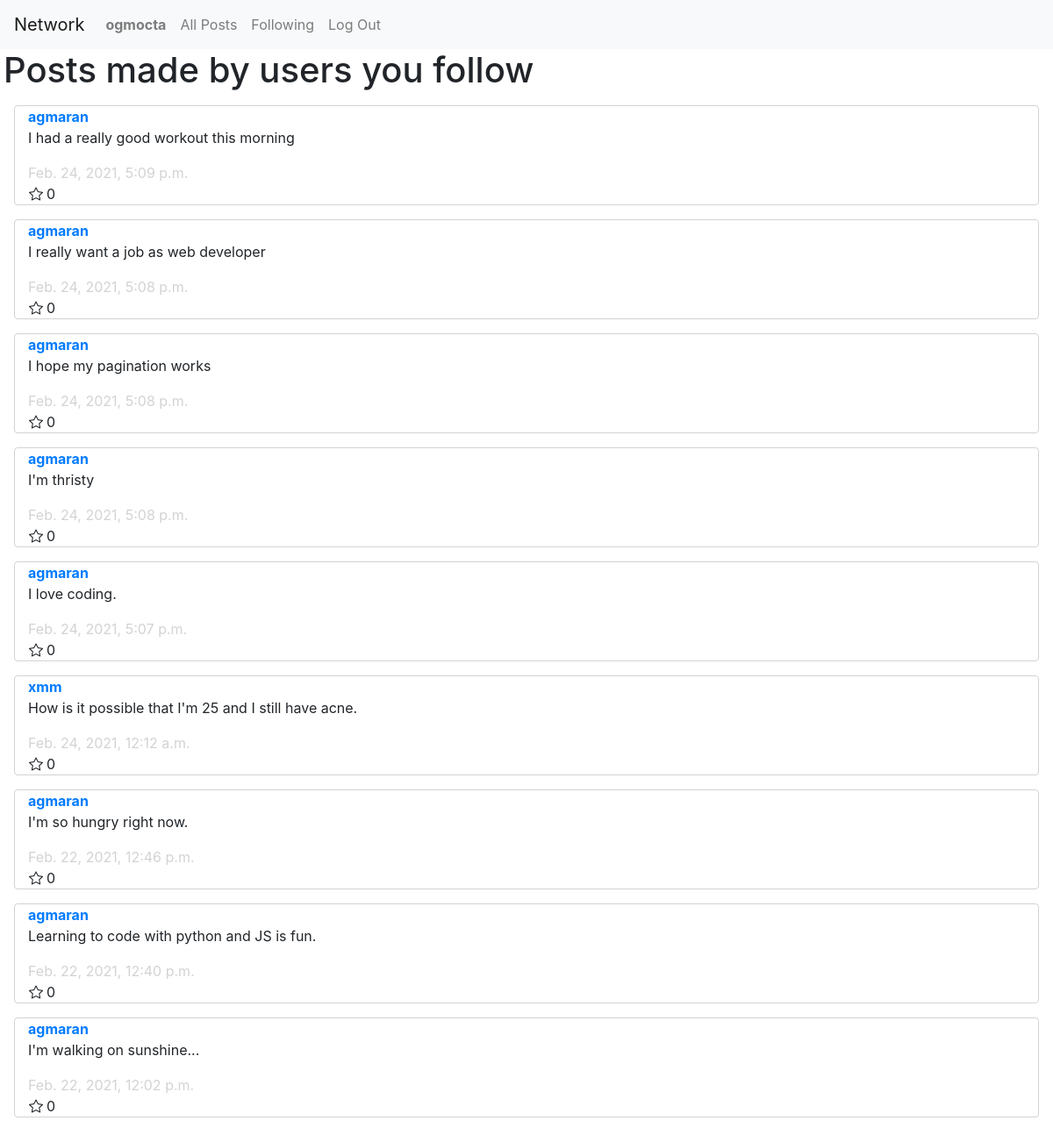
/1/following (signed in), run on the app's committed database.
### network/models.py (models this page shows, shortened)
class User(AbstractUser):
    pass

class Post(models.Model):
    poster = models.ForeignKey(
        User, on_delete=models.CASCADE, related_name="my_posts")
    content = models.TextField()
    timestamp = models.DateTimeField(auto_now_add=True)
    likes = models.PositiveBigIntegerField(default=0)

### network/views.py (the view)
# urls.py: path("<int:page_num>/following", views.following, name="following"),
def following(request, page_num):
    follows = Follow.objects.filter(follower=request.user)
    message = ''
    if not follows:
        message = "You don't follow any users."
    following = []
    for follow in follows:
        following.append(follow.following)
    posts = Post.objects.filter(poster__in=following)
    posts = posts.order_by("-timestamp").all()
    post_paginator = Paginator(posts, 10)
    page = post_paginator.get_page(page_num)
    if not posts and follows:
        message = "The users that you follow have not made any posts yet."
    return render(request, "network/following.html", {
        "page": page,
        "message": message
    })

### network/templates/network/following.html (shortened to what this page needs)
{% extends "network/layout.html" %}
{% load static %}
{% block body %}
<h1 class="ml-1">Posts made by users you follow</h1>
<div id="my-posts">
    {% for post in page.object_list %}
    <div class="container col-12">
        <a class="username" href="{% url 'profile' 1 post.poster %}"><strong>{{ post.poster }}</strong></a>
        <p>{{post.content}}</p>
        <div class="timestamp">{{post.timestamp}}</div>
        <div class="row">
            <i class="bi bi-star ml-3 mr-1"></i>
            <div>{{post.likes}}</div>
        </div>
    </div>
    {% endfor %}
</div>
{% endblock %}

### network/templates/network/layout.html (shortened to what this page needs)
{% load static %}
<!DOCTYPE html>
<html lang="en">
<head>
    <link rel="stylesheet" href="https://stackpath.bootstrapcdn.com/bootstrap/4.4.1/css/bootstrap.min.css"
>
    <link rel="stylesheet" href="https://cdn.jsdelivr.net/npm/bootstrap-icons@1.4.0/font/bootstrap-icons.css">
    <link href="{% static 'network/styles.css' %}" rel="stylesheet">
</head>
<body>
    <nav class="navbar navbar-expand-lg navbar-light bg-light">
        <a class="navbar-brand" href="#">Network</a>
        <div>
            <ul class="navbar-nav mr-auto">
                {% if user.is_authenticated %}
                <li class="nav-item"><a class="nav-link" href="{% url 'profile' 1 user.username %}"><strong>{{ user.username }}</strong></a>
                </li>
                {% endif %}
                <li class="nav-item">
                    <a class="nav-link" href="{% url 'index' %}">All Posts</a>
                </li>
                {% if user.is_authenticated %}
                <li class="nav-item">
                    <a class="nav-link" href="{% url 'following' 1 %}">Following</a>
                </li>
                <li class="nav-item">
                    <a class="nav-link" href="{% url 'logout' %}">Log Out</a>
                </li>
                {% endif %}
            </ul>
        </div>
    </nav>
    <div class="body">
        {% block body %}
        {% endblock %}
    </div>
</body>
</html>

### network/static/network/styles.css (style rules this page uses)
.container { border: 0.1rem; border-color: lightgray; border-style: solid; margin: 1rem; width: auto; border-radius: 4px; }
.timestamp { color: lightgray; }
.username { cursor: pointer; }

### data on the page
User: username "ogmocta"
Post: poster "agmaran", content "I had a really good workout this morning", timestamp "Feb. 24, 2021, 5:09 p.m.", likes "0"
Post: poster "agmaran", content "I really want a job as web developer", timestamp "Feb. 24, 2021, 5:08 p.m.", likes "0"
Post: poster "agmaran", content "I hope my pagination works", timestamp "Feb. 24, 2021, 5:08 p.m.", likes "0"
Post: poster "agmaran", content "I'm thristy", timestamp "Feb. 24, 2021, 5:08 p.m.", likes "0"
Post: poster "agmaran", content "I love coding.", timestamp "Feb. 24, 2021, 5:07 p.m.", likes "0"
Post: poster "xmm", content "How is it possible that I'm 25 and I still have acne.", timestamp "Feb. 24, 2021, 12:12 a.m.", likes "0"
Post: poster "agmaran", content "I'm so hungry right now.", timestamp "Feb. 22, 2021, 12:46 p.m.", likes "0"
Post: poster "agmaran", content "Learning to code with python and JS is fun.", timestamp "Feb. 22, 2021, 12:40 p.m.", likes "0"
Post: poster "agmaran", content "I'm walking on sunshine...", timestamp "Feb. 22, 2021, 12:02 p.m.", likes "0"
